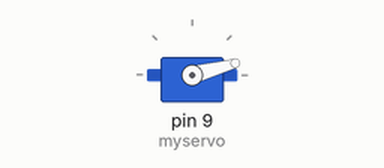
This sketch was run on a simulated Arduino Uno, built with avr-gcc and run on an emulated ATmega328P. Shown: servo.

Above: at 0.05 s.
At 0.5 s:
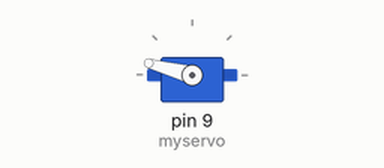
At 0.75 s:
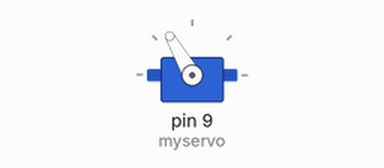
At 1.0 s:
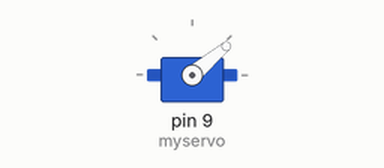
Timing chart, 0 to 3.0 s (numbered marks = the images above):
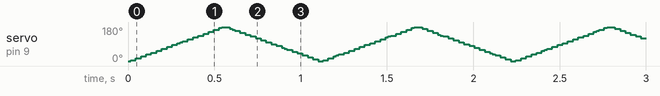

The sketch:

simple_servo_test.ino
```cpp
#include <Servo.h>

Servo myservo;  // create servo object to control a servo

// twelve servo objects can be created on most boards

int pos = 0;    // variable to store the servo position

void setup() {

  myservo.attach(9);  // attaches the servo on pin 9 to the servo object

}

void loop() {


  for (pos = 0; pos <= 180; pos += 5) { // goes from 0 degrees to 180 degrees
    // in steps of 1 degree
    myservo.write(pos);              // tell servo to go to position in variable 'pos'

    delay(15);                       // waits 15ms for the servo to reach the position
  }


  for (pos = 180; pos >= 0; pos -= 5) { // goes from 180 degrees to 0 degrees

    myservo.write(pos);              // tell servo to go to position in variable 'pos'

    delay(15);                       // waits 15ms for the servo to reach the position
  }


}
```
